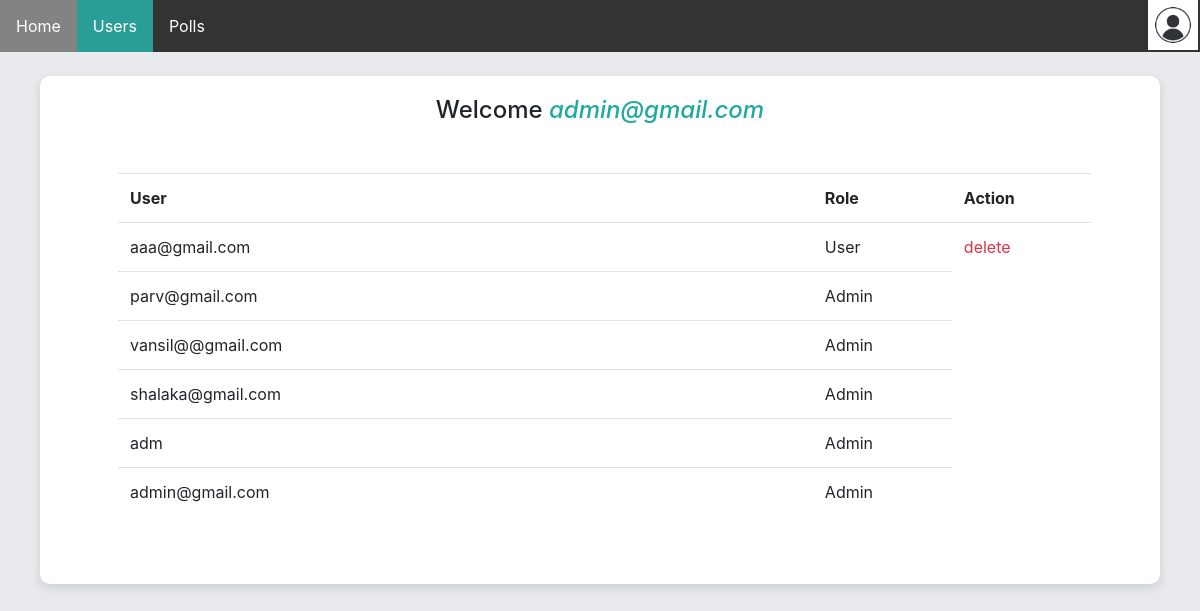
The app's page /admin (signed in) with its own data.
### app/models.py (models this page shows)
class User(db.Model, UserMixin):
    __tablename__ = 'user'
    id = db.Column(db.Integer, primary_key=True)
    email = db.Column(db.String(500), unique=True, nullable=False)
    password_hash = db.Column(db.String(500), unique=True, nullable=False) # store the hash password
    is_admin = db.Column(db.Boolean, default=False)
    polls = db.relationship('Poll', backref='creator', lazy=True, cascade="all, delete")
    votes = db.relationship('Vote', backref='voter', lazy=True, cascade="all, delete")
    vote_history = db.relationship('UserVoteHistory', backref='user', lazy=True, cascade="all, delete")

### app/routes.py (the view)
@app.route('/admin')
@auth.admin_required
def admin_users():
    users = auth.get_all_users()
    return render_template("admin_users.html", user=current_user, users=users, page="users")

### app/auth.py (called while the page is built)
def load_user(user_id):
    return User.query.get(int(user_id))

def get_all_users():
    users = User.query.all()
    return users

def admin_required(func):
    @login_required
    @wraps(func) # necessary, because otherwise decorator would change the name of every function it decorates to "wrapper". See https://stackoverflow.com/questions/308999/what-does-functools-wraps-do
    def wrapper(*args, **kwargs):
        if not current_user.is_admin:
            return login_manager.unauthorized()
        return func(*args, **kwargs)
    return wrapper

### app/routes.py (called while the page is built)
@login_manager.user_loader
def load_user(user_id):
    return auth.load_user(user_id)

### app/templates/admin_users.html
{% extends 'admin_home.html' %}
{% block wrapper %}
<div class="m-5">
    <table class="table">
        <tr>
            <th scope="col"> User </th>
            <th scope="col"> Role </th>
            <th scope="col"> Action </th>
        </tr>
        {% for user in users %}
        <tr>
            <td class='col-sm-5'>{{ user.email }}</td>
            {% if user.is_admin %}
                <td class='col-sm-1'>Admin</td>
            {% else %}
                <td class='col-sm-1'>User</td>
            {% endif %}
            {% if not user.is_admin %}
                <td class="col-sm-1"><a class="text-danger" href="{{url_for('admin_delete', user_id=user.id)}}">delete</a></td>
            {% endif %}
        </tr>
        {% endfor %}
    </table>
    </div>
{% endblock %}

### app/templates/admin_home.html (shortened to what this page needs)
{% extends "base.html" %}
{% block body %}
<link rel="stylesheet" href="{{ url_for('static', filename='home.css') }}" type="text/css"/>
<ul>
    <li><a id="home" href="{{ url_for('home') }}">Home</a></li>
    <li><a id="users" href="{{ url_for('admin_users') }}">Users</a></li>
    <li><a id="polls" href="{{ url_for('admin_polls') }}">Polls</a></li>
    <li style="cursor: pointer;float:right" class="user">
        <img onclick="toggleSidebar()" style="float:right" src="{{ url_for('static', filename='user.jpg')}}" height="50" width="50">
    </li>
</ul>
<br>
<div class="wrapper">
    <h4 class="welcome">Welcome <i class="username">{{user.email}}</i></h4>
    {% block wrapper %}
    {% endblock %}
</div>
{% endblock %}

### app/static/home.css (style rules this page uses)
body { background: rgb(233, 234, 237); }
ul { list-style-type: none; margin: 0; padding: 0; overflow: hidden; background-color: #333; }
li { float: left; }
li a { display: block; color: white; text-align: center; padding: 14px 16px; text-decoration: none !important; }
.active { background-color: #299E96; }
h2, h5, th, td { cursor: default; }
.welcome { text-align: center; }
table { border-collapse: collapse; margin: 20px; margin-left: 30px; min-width: fit-content; max-width: 95%; }
th, td { text-align: left; padding: 8px; }
td a { color: #299E96; display: block; }
.wrapper { background: #fff; border-radius: 10px; box-shadow: 0px 4px 10px 1px rgba(0, 0, 0, 0.1); display: block; align-items: center; justify-content: center; padding-top: 20px; margin-left: 40px; margin-right: 40px; padding-bottom: 20px; }
.username { color: #21a89f; }
.user { padding-right: 2px; }

### records on screen
User: email "admin@gmail.com", is_admin "Admin"
User: email "aaa@gmail.com", is_admin "User"
User: email "parv@gmail.com", is_admin "Admin"
User: email "vansil@@gmail.com", is_admin "Admin"
User: email "shalaka@gmail.com", is_admin "Admin"
User: email "adm", is_admin "Admin"
